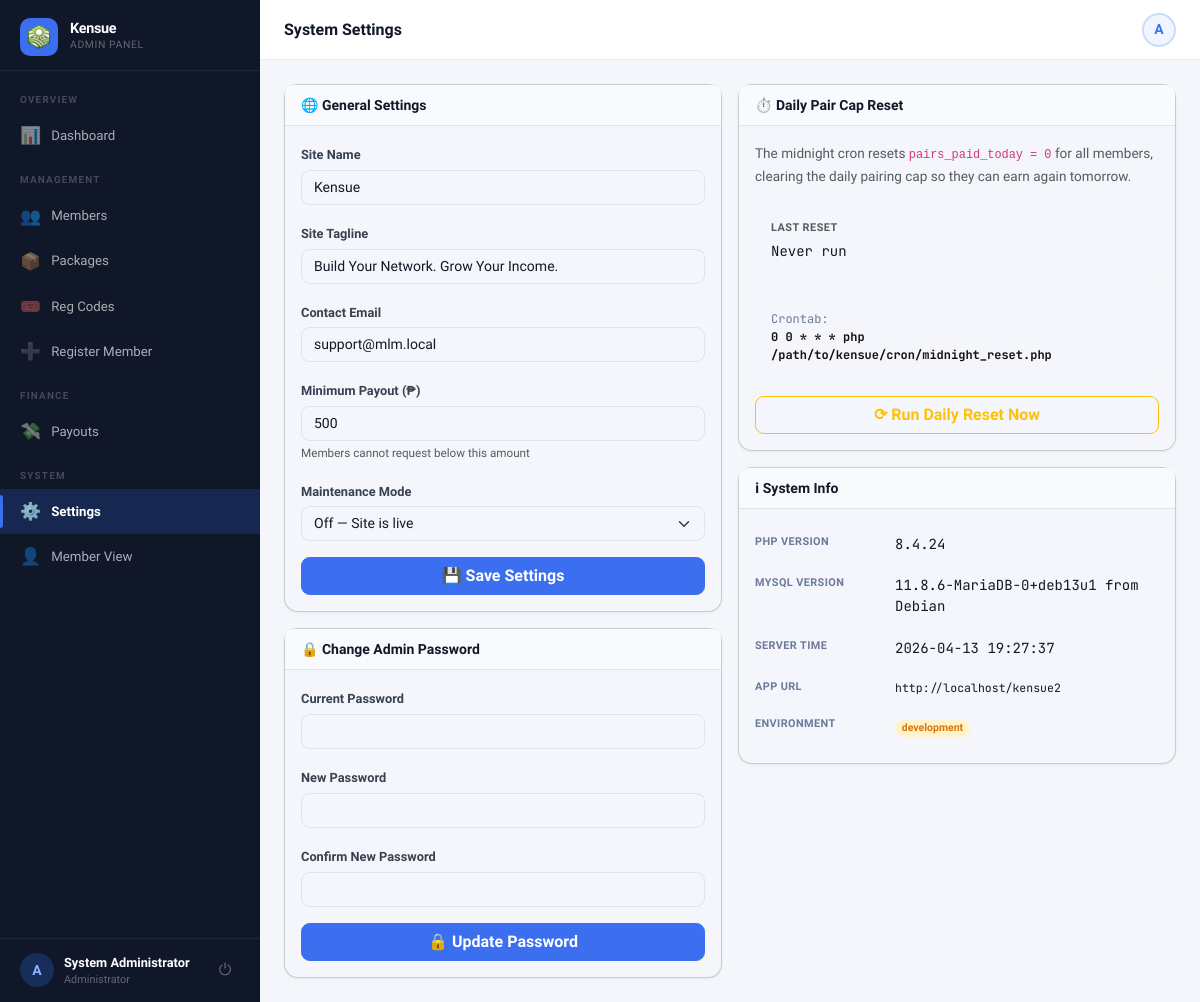
Screenshot of /?page=admin_settings (signed in) with the database file from the repository.
### tables this page shows
CREATE TABLE settings (
  key_name   VARCHAR(80) NOT NULL PRIMARY KEY,
  value      TEXT        NOT NULL,
  updated_at TIMESTAMP DEFAULT CURRENT_TIMESTAMP ON UPDATE CURRENT_TIMESTAMP
);

CREATE TABLE users (
  id                INT UNSIGNED AUTO_INCREMENT PRIMARY KEY,
  username          VARCHAR(40)  NOT NULL UNIQUE,
  password_hash     VARCHAR(255) NOT NULL,
  role              ENUM('member','admin') NOT NULL DEFAULT 'member',
  package_id        INT UNSIGNED NULL,
  reg_code_id       INT UNSIGNED NULL,

   
  sponsor_id        INT UNSIGNED NULL,
  binary_parent_id  INT UNSIGNED NULL,
  binary_position   ENUM('left','right') NULL,

   
  left_count        INT UNSIGNED NOT NULL DEFAULT 0,
  right_count       INT UNSIGNED NOT NULL DEFAULT 0,
  pairs_paid        INT UNSIGNED NOT NULL DEFAULT 0,
  pairs_flushed     INT UNSIGNED NOT NULL DEFAULT 0,
  pairs_paid_today  INT UNSIGNED NOT NULL DEFAULT 0,   

   
  full_name         VARCHAR(120) NULL,
  email             VARCHAR(120) NULL,
  mobile            VARCHAR(20)  NULL,
  gcash_number      VARCHAR(20)  NULL,
  address           TEXT         NULL,
  photo             VARCHAR(200) NULL,

  ewallet_balance   DECIMAL(14,2) NOT NULL DEFAULT 0.00,
  status            ENUM('active','suspended','pending') NOT NULL DEFAULT 'active',
  joined_at         TIMESTAMP DEFAULT CURRENT_TIMESTAMP,
  last_login        TIMESTAMP NULL,

  FOREIGN KEY (sponsor_id)       REFERENCES users(id) ON DELETE SET NULL,
  FOREIGN KEY (binary_parent_id) REFERENCES users(id) ON DELETE SET NULL,
  FOREIGN KEY (package_id)       REFERENCES packages(id) ON DELETE SET NULL
);

### controllers/AdminController.php (called while the page is built, shortened)
<?php
class AdminController
{
    public function settings(): void
    {
        Auth::guard('admin');
        require 'views/admin/settings.php';
    }
}

### index.php (called while the page is built, shortened)
<?php
require_once 'config/db.php';
require_once 'core/helpers.php';
require_once 'core/Auth.php';
if (setting('maintenance_mode') === '1' && !Auth::isAdmin()) {
    $name = setting('site_name', APP_NAME);
    http_response_code(503);
    die("<!doctype html><html><head><meta charset='UTF-8'><title>Maintenance — {$name}</title>
    <style>body{font-family:system-ui;display:flex;align-items:center;justify-content:center;min-height:100vh;margin:0;background:#f4f6fb;}
    .box{text-align:center;padding:40px;max-width:400px;}h1{font-size:24px;}p{color:#6b7a99;}</style>
    </head><body><div class='box'><div style='font-size:50px;margin-bottom:16px;'>🔧</div>
    <h1>{$name}</h1><p>We're performing scheduled maintenance. We'll be back shortly.</p></div></body></html>");
}
$page = $_GET['page'] ?? 'login';
$route = $routes[$page] ?? null;
[$ctrlClass, $method, $role] = $route;
(new $ctrlClass())->$method();

### config/db.php (called while the page is built, shortened)
<?php
function db(): PDO
{
    static $pdo = null;
    if ($pdo === null) {
        $dsn = sprintf(
            'mysql:host=%s;port=%s;dbname=%s;charset=utf8mb4',
            DB_HOST,
            DB_PORT,
            DB_NAME
        );
        try {
            $pdo = new PDO($dsn, DB_USER, DB_PASS, [
                PDO::ATTR_ERRMODE            => PDO::ERRMODE_EXCEPTION,
                PDO::ATTR_DEFAULT_FETCH_MODE => PDO::FETCH_ASSOC,
                PDO::ATTR_EMULATE_PREPARES   => false,
                PDO::MYSQL_ATTR_FOUND_ROWS   => true,
            ]);
        } catch (PDOException $e) {
            if (APP_ENV === 'development') {
                die('<pre>Database connection failed: ' . $e->getMessage() . '</pre>');
            }
            die('Service temporarily unavailable. Please try again later.');
        }
    }
    return $pdo;
}

### core/helpers.php (called while the page is built, shortened)
<?php
function e(mixed $val): string
{
    return htmlspecialchars((string) $val, ENT_QUOTES | ENT_SUBSTITUTE, 'UTF-8');
}
function setting(string $key, string $default = ''): string
{
    static $cache = [];
    if (!array_key_exists($key, $cache)) {
        $st = db()->prepare('SELECT value FROM settings WHERE key_name = ?');
        $st->execute([$key]);
        $cache[$key] = $st->fetchColumn() ?: $default;
    }
    return $cache[$key];
}

### core/Auth.php (called while the page is built, shortened)
<?php
class Auth
{
    public static function check(): bool
    {
        return isset($_SESSION['user_id']) && (int)$_SESSION['user_id'] > 0;
    }
    public static function isAdmin(): bool
    {
        return self::check() && $_SESSION['user_role'] === 'admin';
    }
    public static function id(): int
    {
        return (int)($_SESSION['user_id'] ?? 0);
    }
    public static function user(): array
    {
        static $user = null;
        if ($user === null) {
            $st = db()->prepare(
                'SELECT u.*, p.name AS package_name, p.pairing_bonus, p.daily_pair_cap,
                        p.direct_ref_bonus,
                        sp.username AS sponsor_username,
                        bp.username AS binary_parent_username
                 FROM   users u
                 LEFT JOIN packages p  ON p.id  = u.package_id
                 LEFT JOIN users sp    ON sp.id = u.sponsor_id
                 LEFT JOIN users bp    ON bp.id = u.binary_parent_id
                 WHERE  u.id = ?'
            );
            $st->execute([self::id()]);
            $user = $st->fetch() ?: [];
        }
        return $user;
    }
    public static function guard(string $role = 'member'): void
    {
        $u = self::user();
    }
}

### views/partials/sidebar_admin.php (the view, shortened to what this page needs)
<?php
$cp = current_page();
$user = Auth::user();
$initial = strtoupper(substr($user['username'] ?? 'A', 0, 1));
$pendingPayouts = (int)db()->query("SELECT COUNT(*) FROM payout_requests WHERE status='pending'")->fetchColumn();
$pendingMembers = (int)db()->query("SELECT COUNT(*) FROM users WHERE role='member' AND status='pending'")->fetchColumn();
function renderAdminNav($cp, $user, $initial, $pendingPayouts, $pendingMembers) { ?>
  <div class="sidebar-brand">
    <div class="brand-icon">
      <img src="<?= APP_URL ?>/assets/img/logo.png" alt="Logo">
    </div>
    <div>
      <div class="brand-name"><?= e(setting('site_name', APP_NAME)) ?></div>
      <div class="brand-sub">Admin Panel</div>
    </div>
  </div>
  <nav class="sidebar-nav">
    <div class="nav-section-label">Overview</div>
    <a href="<?= APP_URL ?>/?page=admin" class="nav-item-link <?= $cp==='admin'?'active':'' ?>">
      <span class="nav-icon">📊</span> Dashboard
    </a>
    <div class="nav-section-label">Management</div>
    <a href="<?= APP_URL ?>/?page=admin_users" class="nav-item-link <?= in_array($cp,['admin_users','admin_user_view'])?'active':'' ?>">
      <span class="nav-icon">👥</span> Members
    </a>
    <a href="<?= APP_URL ?>/?page=admin_packages" class="nav-item-link <?= $cp==='admin_packages'?'active':'' ?>">
      <span class="nav-icon">📦</span> Packages
    </a>
    <a href="<?= APP_URL ?>/?page=admin_codes" class="nav-item-link <?= $cp==='admin_codes'?'active':'' ?>">
      <span class="nav-icon">🎟️</span> Reg Codes
    </a>
    <a href="<?= APP_URL ?>/?page=register" class="nav-item-link <?= $cp==='register'?'active':'' ?>">
      <span class="nav-icon">➕</span> Register Member
    </a>
    <div class="nav-section-label">Finance</div>
    <a href="<?= APP_URL ?>/?page=admin_payouts" class="nav-item-link <?= $cp==='admin_payouts'?'active':'' ?>">
      <span class="nav-icon">💸</span> Payouts
    </a>
    <div class="nav-section-label">System</div>
    <a href="<?= APP_URL ?>/?page=admin_settings" class="nav-item-link <?= $cp==='admin_settings'?'active':'' ?>">
      <span class="nav-icon">⚙️</span> Settings
    </a>
    <a href="<?= APP_URL ?>/?page=dashboard" class="nav-item-link">
      <span class="nav-icon">👤</span> Member View
    </a>
  </nav>
  <div class="sidebar-footer">
    <div class="sidebar-user">
      <div class="user-avatar" style="background:rgba(59,111,240,.25);color:#8fb4ff;">
        <?= $initial ?>
      </div>
      <div class="user-info">
        <div class="user-name"><?= e($user['full_name'] ?: $user['username']) ?></div>
        <div class="user-role">Administrator</div>
      </div>
      <a href="<?= APP_URL ?>/?page=logout" class="sidebar-logout" title="Log out">⏻</a>
    </div>
  </div>
<?php } ?>
<div class="sidebar d-none d-lg-flex flex-column">
  <?php renderAdminNav($cp, $user, $initial, $pendingPayouts, $pendingMembers); ?>
</div>

### views/admin/settings.php (shortened to what this page needs)
<?php $pageTitle = 'System Settings'; ?>
<?php require 'views/partials/head.php'; ?>
<?php require 'views/partials/sidebar_admin.php'; ?>
<div class="main-content">
  <?php require 'views/partials/topbar.php'; ?>
  <div class="page-content">
    <div class="row g-3">
      <div class="col-12 col-lg-6 d-flex flex-column gap-3">
        <div class="card">
          <div class="card-header"><span class="card-title">🌐 General Settings</span></div>
          <div class="card-body">
            <form method="POST" action="<?= APP_URL ?>/?page=admin_save_settings">
              <div class="mb-3"><label class="form-label">Site Name</label><input type="text" name="site_name" class="form-control" value="<?= e(setting('site_name')) ?>"></div>
              <div class="mb-3"><label class="form-label">Site Tagline</label><input type="text" name="site_tagline" class="form-control" value="<?= e(setting('site_tagline')) ?>"></div>
              <div class="mb-3"><label class="form-label">Contact Email</label><input type="email" name="contact_email" class="form-control" value="<?= e(setting('contact_email')) ?>"></div>
              <div class="mb-3">
                <label class="form-label">Minimum Payout (₱)</label>
                <input type="number" name="min_payout" class="form-control" min="0" step="0.01" value="<?= e(setting('min_payout','500')) ?>">
                <div class="form-text">Members cannot request below this amount</div>
              </div>
              <div class="mb-3">
                <label class="form-label">Maintenance Mode</label>
                <select name="maintenance_mode" class="form-select">
                  <option value="0" <?= setting('maintenance_mode')==='0'?'selected':'' ?>>Off — Site is live</option>
                </select>
              </div>
              <button type="submit" class="btn btn-primary w-100">💾 Save Settings</button>
            </form>
          </div>
        </div>
        <div class="card">
          <div class="card-header"><span class="card-title">🔒 Change Admin Password</span></div>
          <div class="card-body">
            <form method="POST" action="<?= APP_URL ?>/?page=save_profile">
              <div class="mb-3"><label class="form-label">Current Password</label><input type="password" name="current_password" class="form-control" autocomplete="current-password"></div>
              <div class="mb-3"><label class="form-label">New Password</label><input type="password" name="new_password" class="form-control" minlength="8" autocomplete="new-password"></div>
              <div class="mb-3"><label class="form-label">Confirm New Password</label><input type="password" name="new_password_confirm" class="form-control" autocomplete="new-password"></div>
              <button type="submit" class="btn btn-primary w-100">🔒 Update Password</button>
            </form>
          </div>
        </div>
      </div>
      <div class="col-12 col-lg-6 d-flex flex-column gap-3">
        <div class="card">
          <div class="card-header"><span class="card-title">⏱️ Daily Pair Cap Reset</span></div>
          <div class="card-body">
            <p class="text-muted mb-3" style="font-size:.85rem;line-height:1.7;">
              The midnight cron resets <code>pairs_paid_today = 0</code> for all members, clearing the daily pairing cap so they can earn again tomorrow.
            </p>
            <div class="rounded p-3 mb-3" style="background:#f4f6fb;">
              <div class="text-muted mb-1" style="font-size:.68rem;font-weight:700;letter-spacing:.5px;text-transform:uppercase;">Last Reset</div>
              <div class="fw-600 font-mono" style="font-size:.875rem;"><?= setting('last_reset') ? fmt_datetime(setting('last_reset')) : 'Never run' ?></div>
            </div>
            <div class="rounded p-3 mb-3 font-mono" style="background:#f4f6fb;font-size:.75rem;color:var(--muted);">
              Crontab:<br><strong style="color:#111;">0 0 * * * php /path/to/kensue/cron/midnight_reset.php</strong>
            </div>
            <form method="POST" action="<?= APP_URL ?>/?page=admin_manual_reset" class="m-0">
              <button type="button" class="btn btn-outline-warning w-100"
                onclick="showConfirm({title:'Run Daily Reset',message:'Reset <code>pairs_paid_today = 0</code> for ALL active members now? This simulates the midnight cron.',confirmText:'⟳ Run Reset',confirmClass:'btn-warning',formId:'manualResetForm'})">
                ⟳ Run Daily Reset Now
              </button>
            </form>
          </div>
        </div>
        <div class="card">
          <div class="card-header"><span class="card-title">ℹ System Info</span></div>
          <div class="card-body">
            <table class="info-table">
              <tr><td>PHP Version</td><td class="font-mono"><?= PHP_VERSION ?></td></tr>
              <tr><td>MySQL Version</td><td class="font-mono"><?= db()->query('SELECT VERSION()')->fetchColumn() ?></td></tr>
              <tr><td>Server Time</td><td class="font-mono"><?= date('Y-m-d H:i:s') ?></td></tr>
              <tr><td>App URL</td><td class="font-mono" style="font-size:.72rem;word-break:break-all;"><?= APP_URL ?></td></tr>
              <tr><td>Environment</td><td><span class="badge <?= APP_ENV==='production'?'bg-success-subtle text-success':'bg-warning-subtle text-warning' ?>"><?= APP_ENV ?></span></td></tr>
            </table>
          </div>
        </div>
      </div>
    </div>
  </div>
</div>
<?php require 'views/partials/footer.php'; ?>

### views/partials/topbar.php (shortened to what this page needs)
<?php
if (isset($_GET['page']) && $_GET['page'] === 'admin_user_view' && !empty($_GET['id']) && Auth::isAdmin()) {
  $user = getUserById((int)$_GET['id']);
  if (!$user) {
    flash('error', 'User not found.');
    redirect('/?page=admin_users');
  }
} else {
  $user = Auth::user();
}
$initials      = strtoupper(substr($user['username'] ?? 'U', 0, 1));
?>
<div class="topbar-wrapper no-print">
  <div class="topbar-title"><?= e($pageTitle ?? 'Dashboard') ?></div>
  <div class="d-flex align-items-center gap-2">
    <a href="<?= APP_URL ?>/?page=<?= Auth::isAdmin() ? 'admin' : 'profile' ?>"
      class="topbar-avatar" title="<?= e($user['username'] ?? '') ?>">
      <?php if (!empty($user['photo'])): ?>
        <img src="<?= APP_URL ?>/uploads/<?= e($user['photo']) ?>" alt="">
      <?php else: ?>
        <?= $initials ?>
      <?php endif; ?>
    </a>
  </div>
</div>

### rows the page displays
settings: value "Kensue"
users: username "A", full_name "System Administrator"
settings: site_tagline "Build Your Network. Grow Your Income."
settings: contact_email "support@mlm.local"
settings: min_payout "500"

### other values shown
$pageTitle "System Settings"
PHP_VERSION "8.4.24"
db()->query('SELECT VERSION()')->fetchColumn() "11.8.6-MariaDB-0+deb13u1 from Debian"
APP_URL "http://localhost/kensue2"
APP_ENV "development"
